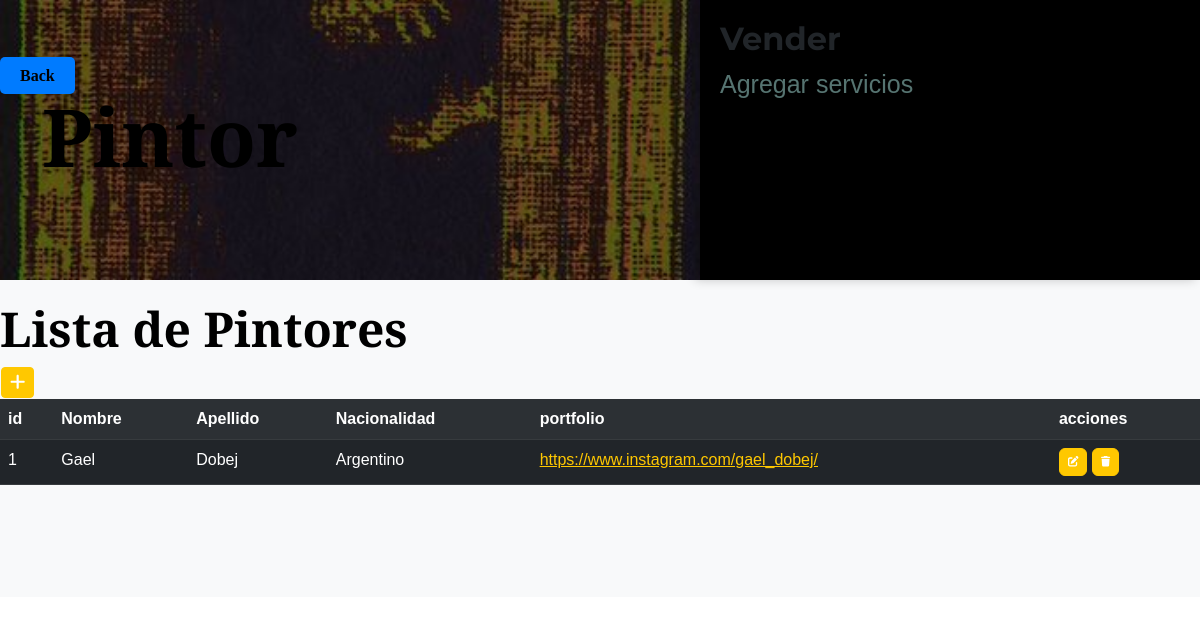
/Salute_dArtist/pintor/ (signed in), run on the app's committed database.
### Salute_dArtist/models.py (models this page shows, shortened)
class Pintor(models.Model):
    nombre = models.CharField(max_length=50)
    apellido = models.CharField(max_length=50)
    portfolio = models.URLField(default = " ")
    nacionalidad = models.CharField(max_length=50, default=' ')
    class Meta:
        verbose_name = "Pintor"
        verbose_name_plural = "Pintores"

### Salute_dArtist/views.py (the view)
# urls.py: path('pintor/', PintorList.as_view(), name='Pintor'),
class PintorList(LoginRequiredMixin, ListView):
    model = Pintor

### Salute_dArtist/templates/Salute_dArtist/pintor_list.html (shortened to what this page needs)
{% extends "Salute_dArtist/z-base.html" %}
{% load static %}
{% block titulo %}
<h1 style="font-size: 5rem; color: black; font-family: 'Cormorant Unicase', sans-serif;">Pintor</h1>
{% endblock titulo %}
{% block contenido %}
<head>
</head>
<body>
    <div id="filters-panel">
        <div id="filters-content">
            <h2>Vender</h2>
            <a class="link" href="{% url 'Salute_dArtist:pintor_agregar_servicio' %}" style="color: rgb(86, 116, 113); display: block;
            text-decoration: none; font-size: 25px;">Agregar servicios</a>
        </div>
    </div>
</body>
<table>
    <tr>
        <h3 style="font-size: 3rem; color: black; font-family: 'Cormorant Unicase', sans-serif;">Lista de Pintores</h3>
        <td>
            <a
            href="{% url 'Salute_dArtist:create_pintor' %}"
            class="btn btn-primary btn-sm"
            ><i class="fa fa-plus fa-lg" title="New Record"></i>
            </a>
        </td>
    </tr>
</table>
    <table class="table table-dark table-striped">
        <tr>
            <th>id</th>
            <th>Nombre</th>
            <th>Apellido</th>
            <th>Nacionalidad</th>
            <th>portfolio</th>
            <th>acciones</th>
        </tr>
    {% for pintor in pintor_list %}
        <tr>
            <td>{{ pintor.id }}</td>
            <td>{{ pintor.nombre }}</td>
            <td>{{ pintor.apellido }}</td>
            <td>{{ pintor.nacionalidad }}</td>
            <td><a href="{{ pintor.portfolio }}">{{ pintor.portfolio }}</a></td>
            <td>
                <a
                href="{% url 'Salute_dArtist:update_pintor' pintor.id %}"
                class="btn btn-primary"
                style="--bs-btn-padding-y: .25rem; --bs-btn-padding-x: .5rem; --bs-btn-font-size: .75rem;"
                ><i class="fa fa-edit fa-sm" title="Edit Record"></i>
                </a>
                <a
                href="{% url 'Salute_dArtist:delete_pintor' pintor.id %}"
                class="btn btn-primary"
                style="--bs-btn-padding-y: .25rem; --bs-btn-padding-x: .5rem; --bs-btn-font-size: .75rem;"
                ><i class="fa fa-trash fa-sm" title="Delete"></i>
                </a>
            </td>
        </tr>
    {% endfor %}
    </table>
    {% endblock contenido %}

### Salute_dArtist/templates/Salute_dArtist/pintor_list.html (style rules this page uses)
body { margin: 0; padding: 0; font-family: Arial, sans-serif; }
#filters-panel { position: fixed; top: 0; right: 0; width: 500px; height: 280px; background-color: #000000; box-shadow: -5px 0px 10px rgba(0, 0, 0, 0.2); }
#filters-content { padding: 20px; }

### data on the page
Pintor: id "1", nombre "Gael", apellido "Dobej", nacionalidad "Argentino", portfolio "https://www.instagram.com/gael_dobej/"
